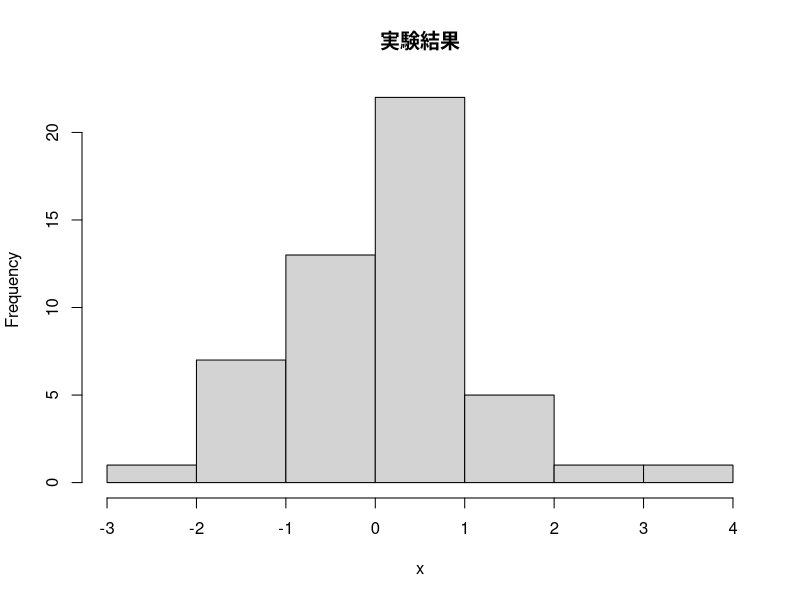
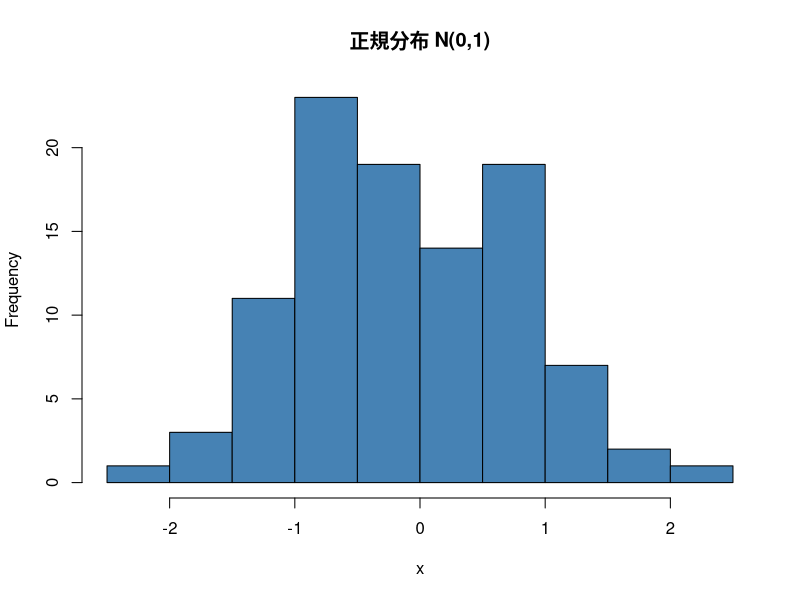
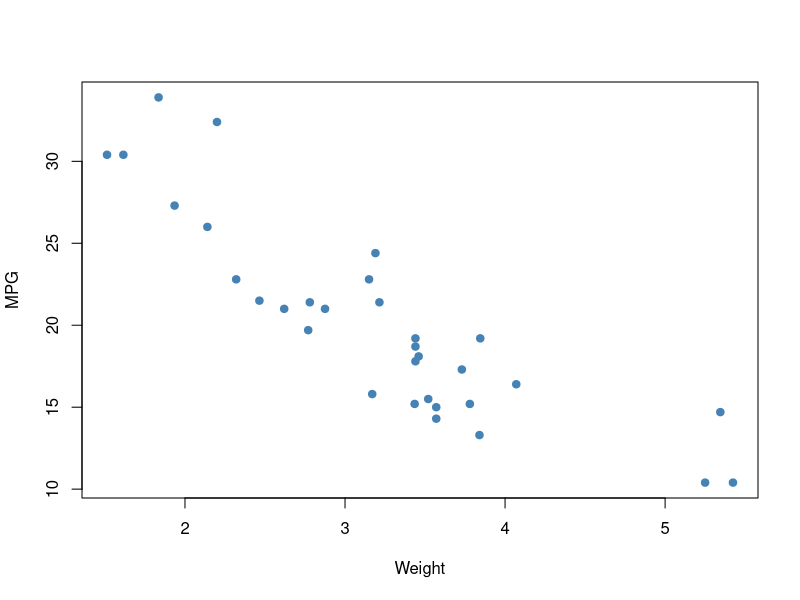
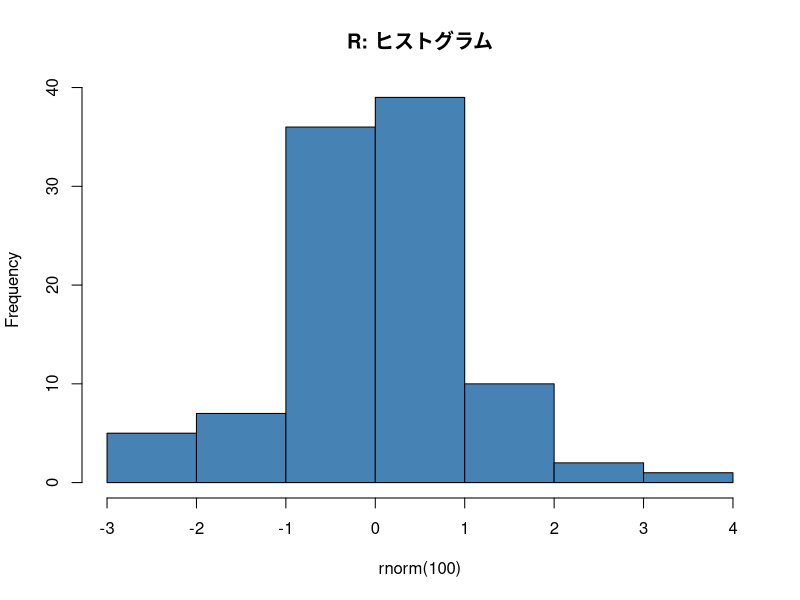
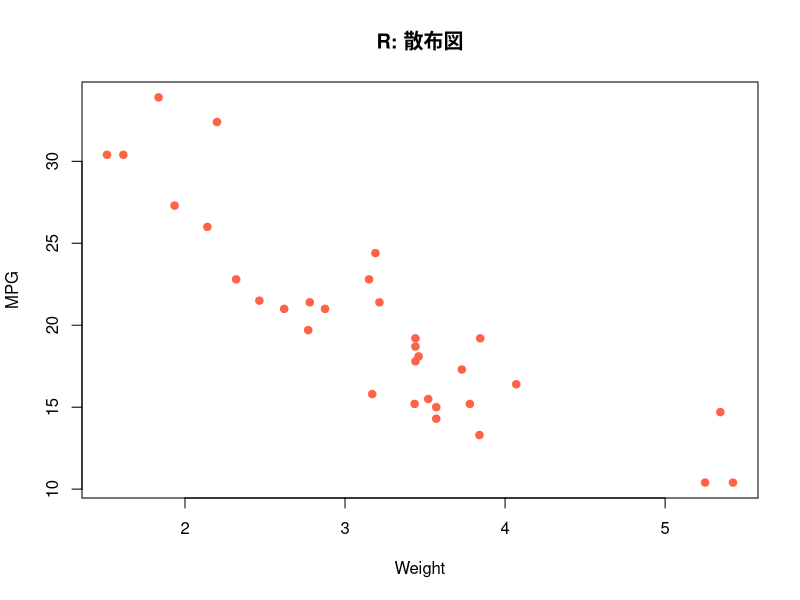

R code for these plots, in order:
## ---- chunk 1
#| label: fig-plot
#| fig-cap: "実験結果の分布"
x <- rnorm(50)
hist(x, main = "実験結果")
## ---- chunk 2
#| label: fig-hist
#| fig-cap: "正規乱数の分布"
x <- rnorm(100)
hist(x, main = "正規分布 N(0,1)", col = "steelblue", breaks = 15)
## ---- chunk 3
#| fig-cap: "散布図"
plot(mtcars$wt, mtcars$mpg,
     xlab = "Weight", ylab = "MPG",
     col = "steelblue", pch = 19)
## ---- chunk 4
#| echo: true
hist(rnorm(100), col = "steelblue", main = "R: ヒストグラム")
## ---- chunk 5
#| echo: true
plot(mtcars$wt, mtcars$mpg, col = "tomato", pch = 19,
     xlab = "Weight", ylab = "MPG", main = "R: 散布図")
